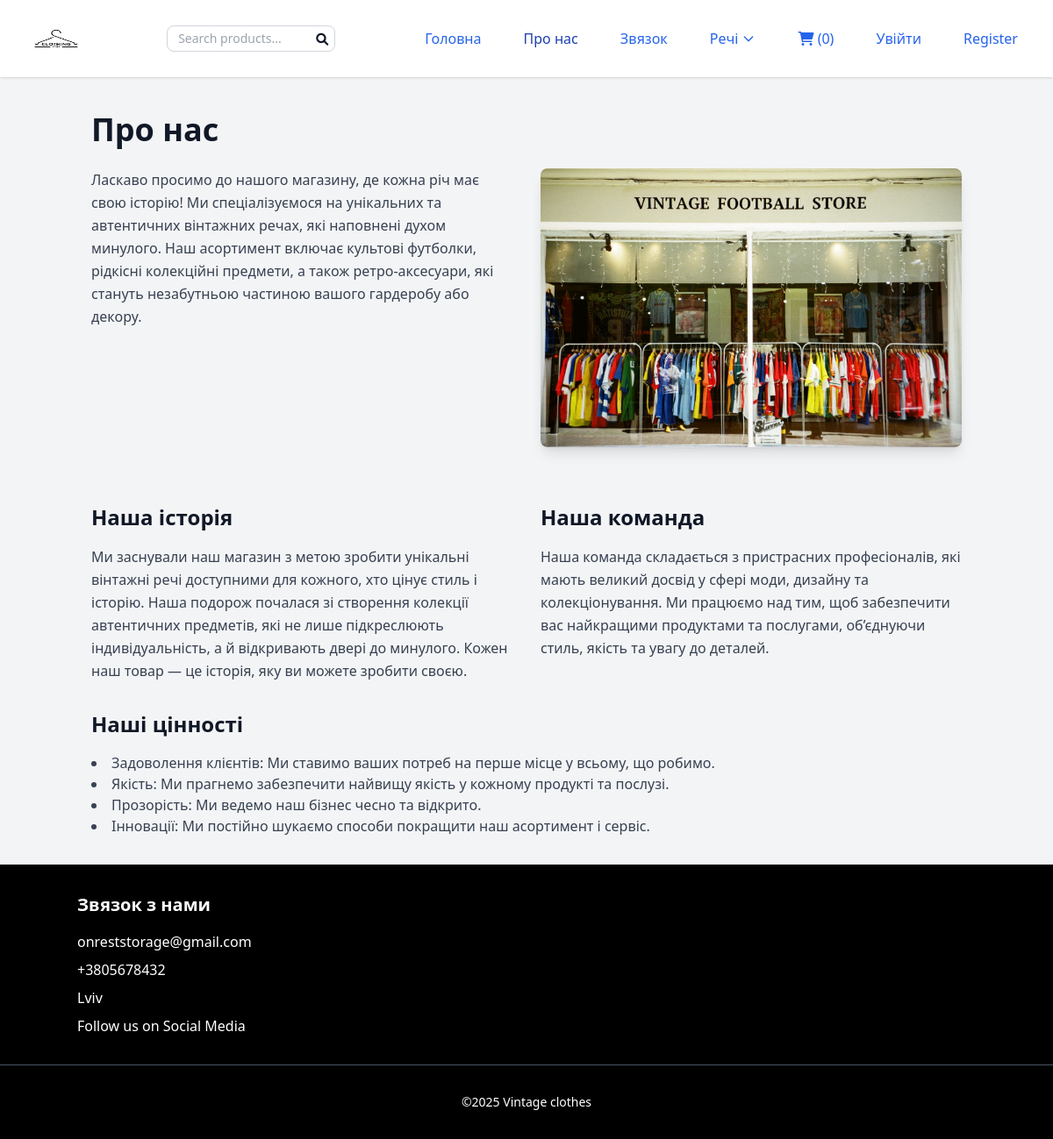
The page /about/ on the database its author committed.
### core/models.py (models this page shows, shortened)
class AboutPage(models.Model):
    title = models.CharField(max_length=100, default='About Us')
    content = models.TextField()
    background_image = models.ImageField(upload_to='backgrounds/', blank=True, null=True)
    class Meta:
        verbose_name = 'About Page'
        verbose_name_plural = 'About Pages'

### core/views.py (the view)
# urls.py: path('about/', views.about, name='about'),
def about(request):
    page = AboutPage.objects.first()  # Assuming there is only one AboutPage entry
    return render(request, 'core/about.html', {'page': page})

### order/context_processors.py (called while the page is built)
def cart_item_count(request):
    cart = request.session.get('cart', {})
    item_count = sum(cart.values())
    return {'cart_item_count': item_count}

### product/context_processors.py (called while the page is built)
def categories_processor(request):
    return {
        'categories': Category.objects.all()
    }

### core/templates/core/about.html (shortened to what this page needs)
{% extends 'base.html' %}
{% block content %}
    <div class="container mx-auto py-8 px-4">
        <h1 class="text-4xl font-bold mb-6">{{ page.title }}</h1>
        <div class="grid grid-cols-1 md:grid-cols-2 gap-8">
            <div>
                <p class="text-gray-700 leading-relaxed mb-8">{{ page.content }}</p>
            </div>
            {% if page.background_image %}
            <div class="flex justify-center mb-8">
                <img src="{{ page.background_image.url }}" alt="Background" class="rounded-lg shadow-lg object-cover max-w-full h-auto md:max-h-80">
            </div>
            {% endif %}
        </div>
        <div class="grid grid-cols-1 md:grid-cols-2 gap-8 mt-8">
            <div>
                <h2 class="text-2xl font-semibold mb-4">Наша історія</h2>
                <p class="text-gray-700 leading-relaxed">
                    Ми заснували наш магазин з метою зробити унікальні вінтажні речі доступними для кожного, хто цінує стиль і історію. Наша подорож почалася зі створення колекції автентичних предметів, які не лише підкреслюють індивідуальність, а й відкривають двері до минулого. Кожен наш товар — це історія, яку ви можете зробити своєю.
                </p>
            </div>
            <div>
                <h2 class="text-2xl font-semibold mb-4">Наша команда</h2>
                <p class="text-gray-700 leading-relaxed">
                    Наша команда складається з пристрасних професіоналів, які мають великий досвід у сфері моди, дизайну та колекціонування. Ми працюємо над тим, щоб забезпечити вас найкращими продуктами та послугами, об’єднуючи стиль, якість та увагу до деталей.
                </p>
            </div>
        </div>
        <div class="mt-8">
            <h2 class="text-2xl font-semibold mb-4">Наші цінності</h2>
            <ul class="list-disc list-inside text-gray-700">
                <li>Задоволення клієнтів: Ми ставимо ваших потреб на перше місце у всьому, що робимо.</li>
                <li>Якість: Ми прагнемо забезпечити найвищу якість у кожному продукті та послузі.</li>
                <li>Прозорість: Ми ведемо наш бізнес чесно та відкрито.</li>
                <li>Інновації: Ми постійно шукаємо способи покращити наш асортимент і сервіс.</li>
            </ul>
        </div>
    </div>
{% endblock %}

### rows shown on the page
AboutPage: title "Про нас", content "Ласкаво просимо до нашого магазину, де кожна річ має свою історію! Ми спеціалізуємося на унікальних та автентичних вінтажних речах, які наповнені духом минулого. Наш асортимент включає культові футболки, рідкісні колекційні предмети, а також ретро-аксесуари, які стануть незабутньою частиною вашого гардеробу або декору.", background_image (picture)

### other values the page prints
{{ cart_item_count }} "0"
